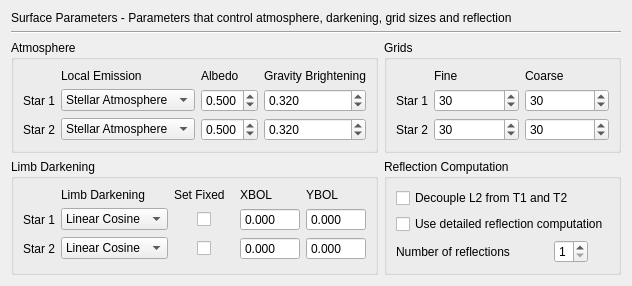
          <widget class="QWidget" name="tab_6">
           <attribute name="title">
            <string>Surface</string>
           </attribute>
           <layout class="QGridLayout" name="gridLayout_9">
            <item row="2" column="1">
             <widget class="QGroupBox" name="groupBox_3">
              <property name="maximumSize">
               <size>
                <width>16777215</width>
                <height>16777215</height>
               </size>
              </property>
              <property name="title">
               <string>Grids</string>
              </property>
              <layout class="QGridLayout" name="gridLayout_13">
               <item row="0" column="1">
                <widget class="QLabel" name="label_120">
                 <property name="sizePolicy">
                  <sizepolicy hsizetype="Preferred" vsizetype="Fixed">
                   <horstretch>0</horstretch>
                   <verstretch>0</verstretch>
                  </sizepolicy>
                 </property>
                 <property name="toolTip">
                  <string>Grid size integers (number of latitude rows per hemisphere).</string>
                 </property>
                 <property name="statusTip">
                  <string>N1</string>
                 </property>
                 <property name="text">
                  <string>Fine</string>
                 </property>
                </widget>
               </item>
               <item row="0" column="2">
                <widget class="QLabel" name="label_121">
                 <property name="sizePolicy">
                  <sizepolicy hsizetype="Preferred" vsizetype="Fixed">
                   <horstretch>0</horstretch>
                   <verstretch>0</verstretch>
                  </sizepolicy>
                 </property>
                 <property name="toolTip">
                  <string>Coarse grid size integers, used in certain derivatives to save computation time</string>
                 </property>
                 <property name="statusTip">
                  <string>N1L</string>
                 </property>
                 <property name="text">
                  <string>Coarse</string>
                 </property>
                </widget>
               </item>
               <item row="1" column="0">
                <widget class="QLabel" name="label_6">
                 <property name="sizePolicy">
                  <sizepolicy hsizetype="Fixed" vsizetype="Preferred">
                   <horstretch>0</horstretch>
                   <verstretch>0</verstretch>
                  </sizepolicy>
                 </property>
                 <property name="text">
                  <string>Star 1</string>
                 </property>
                </widget>
               </item>
               <item row="1" column="1">
                <widget class="QSpinBox" name="n1_ipt">
                 <property name="statusTip">
                  <string>N1</string>
                 </property>
                 <property name="minimum">
                  <number>1</number>
                 </property>
                 <property name="maximum">
                  <number>100</number>
                 </property>
                 <property name="value">
                  <number>30</number>
                 </property>
                </widget>
               </item>
               <item row="1" column="2">
                <widget class="QSpinBox" name="n1l_ipt">
                 <property name="statusTip">
                  <string>N1L</string>
                 </property>
                 <property name="minimum">
                  <number>1</number>
                 </property>
                 <property name="maximum">
                  <number>100</number>
                 </property>
                 <property name="value">
                  <number>30</number>
                 </property>
                </widget>
               </item>
               <item row="2" column="0">
                <widget class="QLabel" name="label_7">
                 <property name="text">
                  <string>Star 2</string>
                 </property>
                </widget>
               </item>
               <item row="2" column="1">
                <widget class="QSpinBox" name="n2_ipt">
                 <property name="statusTip">
                  <string>N2</string>
                 </property>
                 <property name="minimum">
                  <number>1</number>
                 </property>
                 <property name="maximum">
                  <number>100</number>
                 </property>
                 <property name="value">
                  <number>30</number>
                 </property>
                </widget>
               </item>
               <item row="2" column="2">
                <widget class="QSpinBox" name="n2l_ipt">
                 <property name="statusTip">
                  <string>N2L</string>
                 </property>
                 <property name="minimum">
                  <number>1</number>
                 </property>
                 <property name="maximum">
                  <number>100</number>
                 </property>
                 <property name="value">
                  <number>30</number>
                 </property>
                </widget>
               </item>
              </layout>
             </widget>
            </item>
            <item row="2" column="0">
             <widget class="QGroupBox" name="groupBox_6">
              <property name="title">
               <string>Atmosphere</string>
              </property>
              <layout class="QGridLayout" name="gridLayout_10">
               <item row="0" column="1">
                <widget class="QLabel" name="label_125">
                 <property name="sizePolicy">
                  <sizepolicy hsizetype="Preferred" vsizetype="Fixed">
                   <horstretch>0</horstretch>
                   <verstretch>0</verstretch>
                  </sizepolicy>
                 </property>
                 <property name="toolTip">
                  <string>Set local emission formulation.</string>
                 </property>
                 <property name="text">
                  <string>Local Emission</string>
                 </property>
                </widget>
               </item>
               <item row="0" column="2">
                <widget class="QLabel" name="label_124">
                 <property name="sizePolicy">
                  <sizepolicy hsizetype="Preferred" vsizetype="Fixed">
                   <horstretch>0</horstretch>
                   <verstretch>0</verstretch>
                  </sizepolicy>
                 </property>
                 <property name="toolTip">
                  <string>The bolometric albedo for reflection heating and re-radiation.</string>
                 </property>
                 <property name="text">
                  <string>Albedo</string>
                 </property>
                </widget>
               </item>
               <item row="0" column="3">
                <widget class="QLabel" name="label_93">
                 <property name="sizePolicy">
                  <sizepolicy hsizetype="Preferred" vsizetype="Fixed">
                   <horstretch>0</horstretch>
                   <verstretch>0</verstretch>
                  </sizepolicy>
                 </property>
                 <property name="toolTip">
                  <string>Exponent for the bolometric gravity brightening.</string>
                 </property>
                 <property name="text">
                  <string>Gravity Brightening</string>
                 </property>
                </widget>
               </item>
               <item row="1" column="0">
                <widget class="QLabel" name="label_10">
                 <property name="sizePolicy">
                  <sizepolicy hsizetype="Fixed" vsizetype="Preferred">
                   <horstretch>0</horstretch>
                   <verstretch>0</verstretch>
                  </sizepolicy>
                 </property>
                 <property name="text">
                  <string>Star 1</string>
                 </property>
                </widget>
               </item>
               <item row="1" column="1">
                <widget class="QComboBox" name="ifat1_combobox">
                 <property name="statusTip">
                  <string>IFAT1</string>
                 </property>
                 <item>
                  <property name="text">
                   <string>Stellar Atmosphere</string>
                  </property>
                 </item>
                 <item>
                  <property name="text">
                   <string>Blackbody</string>
                  </property>
                 </item>
                </widget>
               </item>
               <item row="1" column="2">
                <widget class="QDoubleSpinBox" name="alb1_ipt">
                 <property name="statusTip">
                  <string>ALB1</string>
                 </property>
                 <property name="decimals">
                  <number>3</number>
                 </property>
                 <property name="maximum">
                  <double>1.000000000000000</double>
                 </property>
                 <property name="singleStep">
                  <double>0.100000000000000</double>
                 </property>
                 <property name="value">
                  <double>0.500000000000000</double>
                 </property>
                </widget>
               </item>
               <item row="1" column="3">
                <widget class="QDoubleSpinBox" name="gr1_ipt">
                 <property name="statusTip">
                  <string>GR1</string>
                 </property>
                 <property name="decimals">
                  <number>3</number>
                 </property>
                 <property name="maximum">
                  <double>1.000000000000000</double>
                 </property>
                 <property name="singleStep">
                  <double>0.100000000000000</double>
                 </property>
                 <property name="value">
                  <double>0.320000000000000</double>
                 </property>
                </widget>
               </item>
               <item row="2" column="0">
                <widget class="QLabel" name="label_9">
                 <property name="text">
                  <string>Star 2</string>
                 </property>
                </widget>
               </item>
               <item row="2" column="1">
                <widget class="QComboBox" name="ifat2_combobox">
                 <property name="statusTip">
                  <string>IFAT2</string>
                 </property>
                 <item>
                  <property name="text">
                   <string>Stellar Atmosphere</string>
                  </property>
                 </item>
                 <item>
                  <property name="text">
                   <string>Blackbody</string>
                  </property>
                 </item>
                </widget>
               </item>
               <item row="2" column="2">
                <widget class="QDoubleSpinBox" name="alb2_ipt">
                 <property name="statusTip">
                  <string>ALB2</string>
                 </property>
                 <property name="decimals">
                  <number>3</number>
                 </property>
                 <property name="maximum">
                  <double>1.000000000000000</double>
                 </property>
                 <property name="singleStep">
                  <double>0.100000000000000</double>
                 </property>
                 <property name="value">
                  <double>0.500000000000000</double>
                 </property>
                </widget>
               </item>
               <item row="2" column="3">
                <widget class="QDoubleSpinBox" name="gr2_ipt">
                 <property name="statusTip">
                  <string>GR2</string>
                 </property>
                 <property name="decimals">
                  <number>3</number>
                 </property>
                 <property name="maximum">
                  <double>1.000000000000000</double>
                 </property>
                 <property name="singleStep">
                  <double>0.100000000000000</double>
                 </property>
                 <property name="value">
                  <double>0.320000000000000</double>
                 </property>
                </widget>
               </item>
              </layout>
             </widget>
            </item>
            <item row="3" column="0">
             <widget class="QGroupBox" name="groupBox_5">
              <property name="title">
               <string>Limb Darkening</string>
              </property>
              <layout class="QGridLayout" name="gridLayout_15">
               <item row="2" column="3">
                <widget class="QDoubleSpinBox" name="xbol2_ipt">
                 <property name="sizePolicy">
                  <sizepolicy hsizetype="Minimum" vsizetype="Fixed">
                   <horstretch>0</horstretch>
                   <verstretch>0</verstretch>
                  </sizepolicy>
                 </property>
                 <property name="buttonSymbols">
                  <enum>QAbstractSpinBox::NoButtons</enum>
                 </property>
                 <property name="correctionMode">
                  <enum>QAbstractSpinBox::CorrectToNearestValue</enum>
                 </property>
                 <property name="decimals">
                  <number>3</number>
                 </property>
                 <property name="minimum">
                  <double>-1.000000000000000</double>
                 </property>
                 <property name="maximum">
                  <double>999.999000000000024</double>
                 </property>
                </widget>
               </item>
               <item row="2" column="4">
                <widget class="QDoubleSpinBox" name="ybol2_ipt">
                 <property name="sizePolicy">
                  <sizepolicy hsizetype="Minimum" vsizetype="Fixed">
                   <horstretch>0</horstretch>
                   <verstretch>0</verstretch>
                  </sizepolicy>
                 </property>
                 <property name="buttonSymbols">
                  <enum>QAbstractSpinBox::NoButtons</enum>
                 </property>
                 <property name="correctionMode">
                  <enum>QAbstractSpinBox::CorrectToNearestValue</enum>
                 </property>
                 <property name="decimals">
                  <number>3</number>
                 </property>
                 <property name="minimum">
                  <double>-1.000000000000000</double>
                 </property>
                 <property name="maximum">
                  <double>999.999000000000024</double>
                 </property>
                </widget>
               </item>
               <item row="0" column="1">
                <widget class="QLabel" name="label_36">
                 <property name="sizePolicy">
                  <sizepolicy hsizetype="Preferred" vsizetype="Fixed">
                   <horstretch>0</horstretch>
                   <verstretch>0</verstretch>
                  </sizepolicy>
                 </property>
                 <property name="toolTip">
                  <string>Set limb darkening laws.</string>
                 </property>
                 <property name="text">
                  <string>Limb Darkening</string>
                 </property>
                </widget>
               </item>
               <item row="0" column="2">
                <widget class="QLabel" name="label_52">
                 <property name="sizePolicy">
                  <sizepolicy hsizetype="Preferred" vsizetype="Fixed">
                   <horstretch>0</horstretch>
                   <verstretch>0</verstretch>
                  </sizepolicy>
                 </property>
                 <property name="toolTip">
                  <string>&lt;html&gt;&lt;head/&gt;&lt;body&gt;&lt;p&gt;Uncheck these boxes to ignore input X, Y coefficients in light curve/velocity curve input dialogs and allow WD to calculate limb darkening coefficients internally (in terms of Teff, log g, and (M/H)).&lt;/p&gt;&lt;/body&gt;&lt;/html&gt;</string>
                 </property>
                 <property name="text">
                  <string>Set Fixed</string>
                 </property>
                </widget>
               </item>
               <item row="1" column="2" alignment="Qt::AlignHCenter">
                <widget class="QCheckBox" name="ld1_chk">
                 <property name="statusTip">
                  <string>LD1[+/-]</string>
                 </property>
                 <property name="text">
                  <string/>
                 </property>
                 <property name="checked">
                  <bool>false</bool>
                 </property>
                </widget>
               </item>
               <item row="1" column="3">
                <widget class="QDoubleSpinBox" name="xbol1_ipt">
                 <property name="sizePolicy">
                  <sizepolicy hsizetype="Minimum" vsizetype="Fixed">
                   <horstretch>0</horstretch>
                   <verstretch>0</verstretch>
                  </sizepolicy>
                 </property>
                 <property name="buttonSymbols">
                  <enum>QAbstractSpinBox::NoButtons</enum>
                 </property>
                 <property name="correctionMode">
                  <enum>QAbstractSpinBox::CorrectToNearestValue</enum>
                 </property>
                 <property name="decimals">
                  <number>3</number>
                 </property>
                 <property name="minimum">
                  <double>-1.000000000000000</double>
                 </property>
                 <property name="maximum">
                  <double>999.999000000000024</double>
                 </property>
                </widget>
               </item>
               <item row="1" column="4">
                <widget class="QDoubleSpinBox" name="ybol1_ipt">
                 <property name="sizePolicy">
                  <sizepolicy hsizetype="Minimum" vsizetype="Fixed">
                   <horstretch>0</horstretch>
                   <verstretch>0</verstretch>
                  </sizepolicy>
                 </property>
                 <property name="buttonSymbols">
                  <enum>QAbstractSpinBox::NoButtons</enum>
                 </property>
                 <property name="correctionMode">
                  <enum>QAbstractSpinBox::CorrectToNearestValue</enum>
                 </property>
                 <property name="decimals">
                  <number>3</number>
                 </property>
                 <property name="minimum">
                  <double>-1.000000000000000</double>
                 </property>
                 <property name="maximum">
                  <double>999.999000000000024</double>
                 </property>
                </widget>
               </item>
               <item row="2" column="0">
                <widget class="QLabel" name="label_12">
                 <property name="sizePolicy">
                  <sizepolicy hsizetype="Fixed" vsizetype="Preferred">
                   <horstretch>0</horstretch>
                   <verstretch>0</verstretch>
                  </sizepolicy>
                 </property>
                 <property name="text">
                  <string>Star 2</string>
                 </property>
                </widget>
               </item>
               <item row="2" column="1">
                <widget class="QComboBox" name="ld2_combobox">
                 <property name="statusTip">
                  <string>LD2</string>
                 </property>
                 <item>
                  <property name="text">
                   <string>Linear Cosine</string>
                  </property>
                 </item>
                 <item>
                  <property name="text">
                   <string>Logarithmic</string>
                  </property>
                 </item>
                 <item>
                  <property name="text">
                   <string>Square Root</string>
                  </property>
                 </item>
                </widget>
               </item>
               <item row="2" column="2" alignment="Qt::AlignHCenter">
                <widget class="QCheckBox" name="ld2_chk">
                 <property name="statusTip">
                  <string>LD2[+/-]</string>
                 </property>
                 <property name="text">
                  <string/>
                 </property>
                 <property name="checked">
                  <bool>false</bool>
                 </property>
                </widget>
               </item>
               <item row="0" column="3">
                <widget class="QLabel" name="label_122">
                 <property name="sizePolicy">
                  <sizepolicy hsizetype="Preferred" vsizetype="Fixed">
                   <horstretch>0</horstretch>
                   <verstretch>0</verstretch>
                  </sizepolicy>
                 </property>
                 <property name="toolTip">
                  <string>The coefficient of cos γ in the bolometric limb darkening law. Only used with detailed reflection (MREF = 1).</string>
                 </property>
                 <property name="text">
                  <string>XBOL</string>
                 </property>
                </widget>
               </item>
               <item row="0" column="4">
                <widget class="QLabel" name="label_123">
                 <property name="sizePolicy">
                  <sizepolicy hsizetype="Preferred" vsizetype="Fixed">
                   <horstretch>0</horstretch>
                   <verstretch>0</verstretch>
                  </sizepolicy>
                 </property>
                 <property name="toolTip">
                  <string>Used if limb darkening method is set to Logarithmic, this is the coefficient of cos γ ln(cos γ) term in the bolometric logarithmic limb darkening law.</string>
                 </property>
                 <property name="text">
                  <string>YBOL</string>
                 </property>
                </widget>
               </item>
               <item row="1" column="0">
                <widget class="QLabel" name="label_11">
                 <property name="sizePolicy">
                  <sizepolicy hsizetype="Fixed" vsizetype="Preferred">
                   <horstretch>0</horstretch>
                   <verstretch>0</verstretch>
                  </sizepolicy>
                 </property>
                 <property name="text">
                  <string>Star 1</string>
                 </property>
                </widget>
               </item>
               <item row="1" column="1">
                <widget class="QComboBox" name="ld1_combobox">
                 <property name="statusTip">
                  <string>LD1</string>
                 </property>
                 <item>
                  <property name="text">
                   <string>Linear Cosine</string>
                  </property>
                 </item>
                 <item>
                  <property name="text">
                   <string>Logarithmic</string>
                  </property>
                 </item>
                 <item>
                  <property name="text">
                   <string>Square Root</string>
                  </property>
                 </item>
                </widget>
               </item>
              </layout>
             </widget>
            </item>
            <item row="3" column="1">
             <widget class="QGroupBox" name="groupBox_4">
              <property name="title">
               <string>Reflection Computation</string>
              </property>
              <layout class="QGridLayout" name="gridLayout_14">
               <item row="0" column="0" colspan="2">
                <widget class="QCheckBox" name="ipb_chk">
                 <property name="toolTip">
                  <string>&lt;html&gt;&lt;head/&gt;&lt;body&gt;&lt;p&gt;If checked, input L2 values will be used instead of calculating from radiation laws.&lt;/p&gt;&lt;/body&gt;&lt;/html&gt;</string>
                 </property>
                 <property name="statusTip">
                  <string>IPB</string>
                 </property>
                 <property name="text">
                  <string>Decouple L2 from T1 and T2</string>
                 </property>
                 <property name="checked">
                  <bool>false</bool>
                 </property>
                 <property name="tristate">
                  <bool>false</bool>
                 </property>
                </widget>
               </item>
               <item row="1" column="0" colspan="2">
                <widget class="QCheckBox" name="mref_chk">
                 <property name="toolTip">
                  <string>&lt;html&gt;&lt;head/&gt;&lt;body&gt;&lt;p&gt;Use detailed reflection computation as described in [Wilson 1990].[?]&lt;/p&gt;&lt;/body&gt;&lt;/html&gt;</string>
                 </property>
                 <property name="statusTip">
                  <string>MREF</string>
                 </property>
                 <property name="whatsThis">
                  <string>&lt;html&gt;&lt;head/&gt;&lt;body&gt;&lt;p&gt;The reflection effect can be handled either in detail &lt;span style=&quot; font-weight:600;&quot;&gt;(viz. Wilson 1990)&lt;/span&gt; or by the inverse square law, with corrections for penumbral and ellipsoidal effects. The latter method is much faster and is adequate for many realistic situations. Set MREF=1 for the simple treatment and MREF=2 for the detailed treatment. It is not advisable to use the detailed treatment for eccentric orbit cases because the required computing time will be almost prohibitively long. Cases for which the detailed treatment is especially recommended include super-synchronous rotators and overcontact binaries. However, computing time for detailed reflection scales with grid integer to the 4th power (actually with N1&lt;span style=&quot; vertical-align:super;&quot;&gt;2&lt;/span&gt;N2&lt;span style=&quot; vertical-align:super;&quot;&gt;2&lt;/span&gt;), so you might keep machine time within reason, even with MREF=2 in eccentric systems, by use of coarse grids.&lt;/p&gt;&lt;/body&gt;&lt;/html&gt;</string>
                 </property>
                 <property name="text">
                  <string>Use detailed reflection computation</string>
                 </property>
                </widget>
               </item>
               <item row="2" column="0">
                <widget class="QLabel" name="label_35">
                 <property name="sizePolicy">
                  <sizepolicy hsizetype="Fixed" vsizetype="Preferred">
                   <horstretch>0</horstretch>
                   <verstretch>0</verstretch>
                  </sizepolicy>
                 </property>
                 <property name="toolTip">
                  <string>Number of reflections in detailed reflection computation</string>
                 </property>
                 <property name="statusTip">
                  <string>NREF</string>
                 </property>
                 <property name="text">
                  <string>Number of reflections</string>
                 </property>
                </widget>
               </item>
               <item row="2" column="1">
                <widget class="QSpinBox" name="nref_ipt">
                 <property name="sizePolicy">
                  <sizepolicy hsizetype="Fixed" vsizetype="Fixed">
                   <horstretch>0</horstretch>
                   <verstretch>0</verstretch>
                  </sizepolicy>
                 </property>
                 <property name="statusTip">
                  <string>NREF</string>
                 </property>
                 <property name="minimum">
                  <number>1</number>
                 </property>
                 <property name="maximum">
                  <number>9</number>
                 </property>
                </widget>
               </item>
              </layout>
             </widget>
            </item>
            <item row="1" column="0" colspan="2">
             <widget class="Line" name="line_17">
              <property name="sizePolicy">
               <sizepolicy hsizetype="Minimum" vsizetype="Fixed">
                <horstretch>0</horstretch>
                <verstretch>0</verstretch>
               </sizepolicy>
              </property>
              <property name="orientation">
               <enum>Qt::Horizontal</enum>
              </property>
             </widget>
            </item>
            <item row="0" column="0" colspan="2">
             <widget class="QLabel" name="label_119">
              <property name="sizePolicy">
               <sizepolicy hsizetype="Fixed" vsizetype="Fixed">
                <horstretch>0</horstretch>
                <verstretch>0</verstretch>
               </sizepolicy>
              </property>
              <property name="text">
               <string>Surface Parameters - Parameters that control atmosphere, darkening, grid sizes and reflection</string>
              </property>
             </widget>
            </item>
           </layout>
          </widget>
